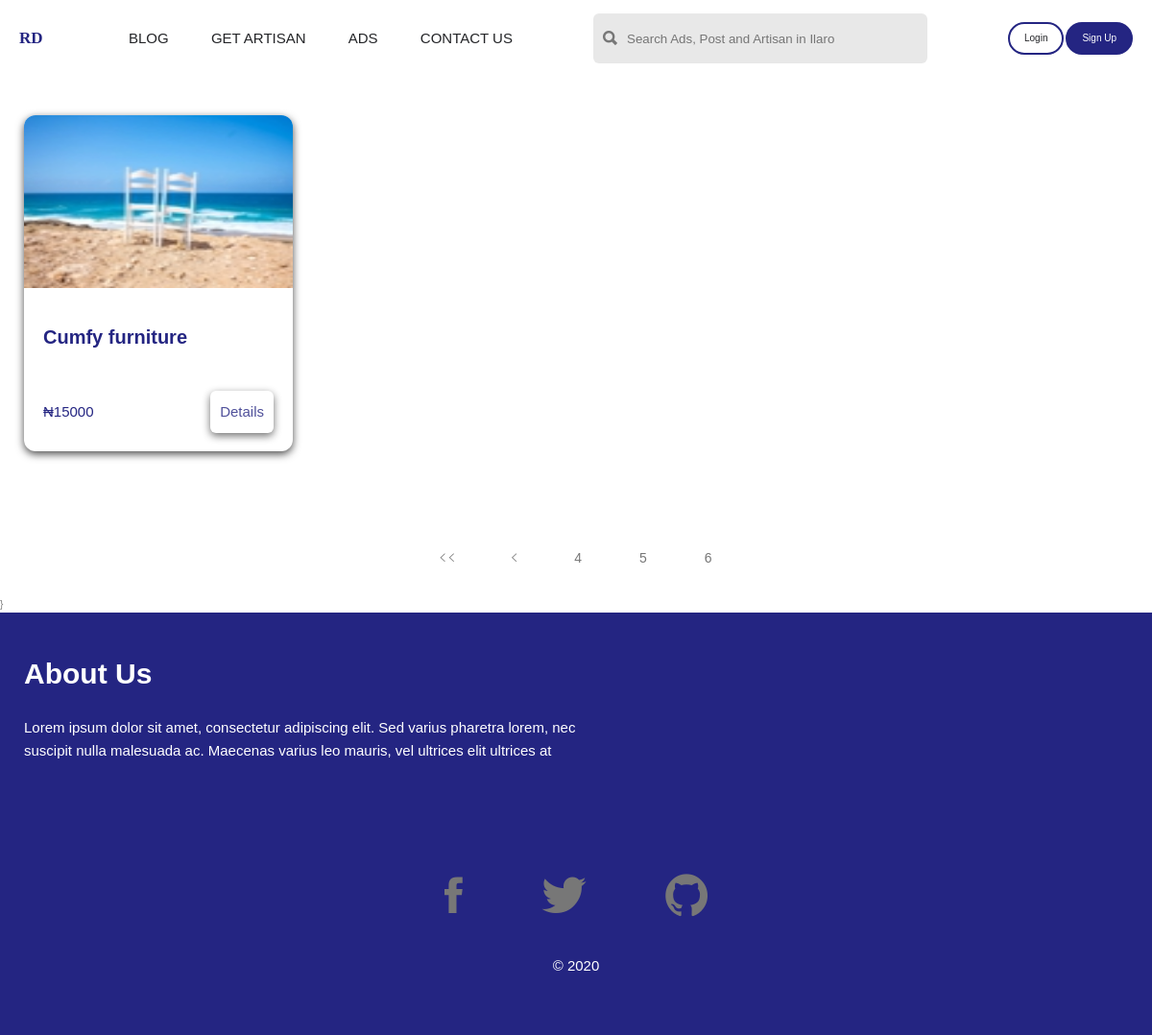
/ads/?page=9, run on an earlier commit of the app's database.
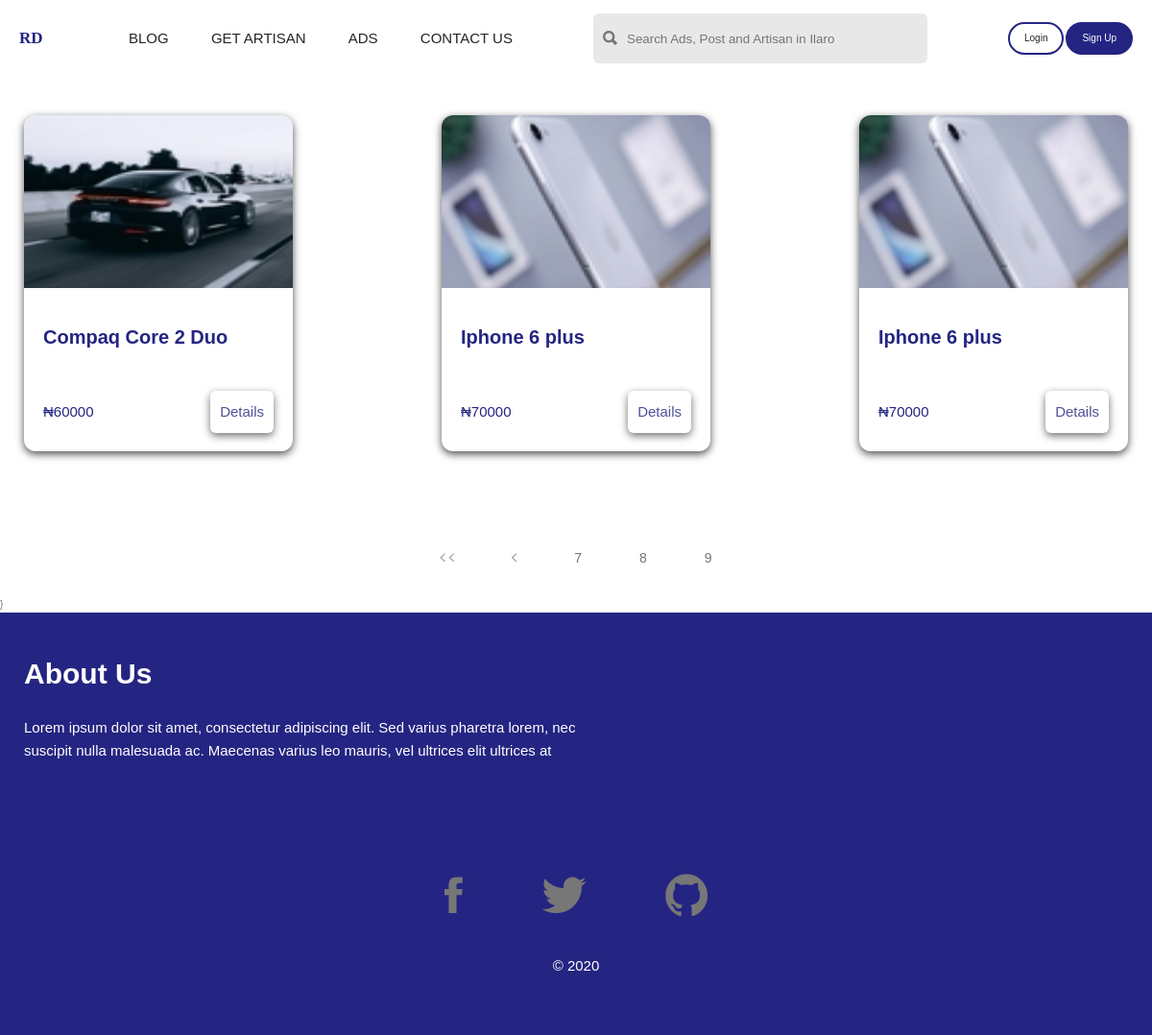
And on a later commit of the database.
### main/models.py (models this page shows, shortened)
class Ad(models.Model):
    cat = [
        ('phones', 'Phones and Tablets'),
        ('computers', 'Computers and Accessories'),
        ('cars', 'Cars'),
        ('home', 'Home and Kicthen'),
        ('babies', 'Kids and Toys'),
        ('electronic', 'Electronics'),
    ]
    id = models.UUIDField(primary_key=True, default=uuid.uuid4, editable=False)
    user = models.ForeignKey(MyUser, on_delete=models.CASCADE)
    title = models.CharField(max_length=60)
    description = models.TextField(max_length=300)
    categories = models.CharField(max_length=300, choices=cat)
    location = models.CharField(max_length=100, default="Ilaro Ogun State")
    price = models.PositiveIntegerField()
    liked = models.ManyToManyField(
        MyUser, default=None, blank=True, related_name="liked")
    boosted = models.BooleanField(default=False)
    created_at = models.DateTimeField(auto_now_add=True)

class AdImage(models.Model):
    id = models.UUIDField(primary_key=True, default=uuid.uuid4, editable=False)
    ad = models.ForeignKey(Ad, on_delete=models.CASCADE)
    image = models.ImageField()

### main/views.py (the view)
# urls.py: path("ads/", ads_view, name="ads"),
def ads_view(request):
    qs = Ad.objects.all()
    data = []
    for ad in qs:
        imgs = AdImage.objects.filter(ad=ad.id)
        ads = {"ad": ad, "images": imgs}
        data.append(ads)
        paginator = Paginator(data, 4)
        page = request.GET.get('page')
        allads = paginator.get_page(page)
    context = {
        "data": allads,
    }
    return render(request, 'ads/allads.html', context)

### razboy/middwares.py (called while the page is built)
def open_access_middleware(get_response):
    def middleware(request):
        response = get_response(request)
        response["Access-Control-Allow-Origin"] = "*"
        response["Access-Control-Allow-Headers"] = "*"
        return response
    return middleware

### templates/ads/allads.html (shortened to what this page needs)
{% extends 'base.html' %}
{% block r %}r{% endblock r %}
{% block content %}
<div class="product-container">
    <div class="row">
        {% for ad in data %}
        <div class="ads-card">
            <img class="ads-img" src="{{ ad.images.0.image.url }}" alt="Iphone 2" />
            <h4 class="title">{{ ad.ad.title }}</h4>
            <div class="card-bottom">
                <p class="sub-title">&#8358;{{ ad.ad.price }}</p>
                <a class="btn btn-details" href="{% url 'ads_details' ad.ad.id %}">
                    Details
                </a>
            </div>
        </div>
        {% endfor %}
    </div>
</div>
<div class="pagination">
    {% if data.has_previous %}
    <a href="?page=1" class="page">
        <i class="ion-ios-arrow-left"></i>
        <i class="ion-ios-arrow-left"></i>
    </a>
    <a href="?page={{ data.previous_page_number}}" class="page">
        <i class="ion-ios-arrow-left"></i>
    </a>
    {% endif %}
    {% for num in data.paginator.page_range %}
    {% if data.number == num %}
    <strong class="page">{{ num }}</strong>
    {% elif num > data.number|add:'-3' and num < data.number|add:'3'%}
    <a href="?page={{ num }}" class="page">{{ num }}</a>
    {% endif %}
    {% endfor %}
</div>
{% endblock content %}

What changed in the data, as far as the page shows it:
no longer on this page (row unchanged): Ad: images.0.image (picture), ad "Cumfy furniture", ad.price "15000"
added Ad: images.0.image (picture), ad "Compaq Core 2 Duo", ad.price "60000"
added Ad: images.0.image (picture), ad "Iphone 6 plus", ad.price "70000"
added Ad: images.0.image (picture), ad "Iphone 6 plus", ad.price "70000"
Also different on the page:
new list line: "7"
new list line: "8"
new list line: "9"
list line gone: "4"
list line gone: "5"
list line gone: "6"
